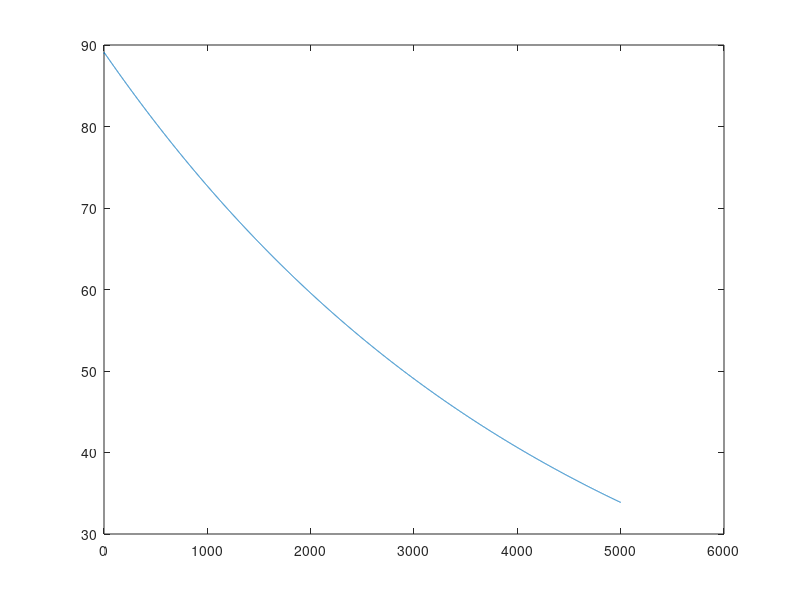

Recreate this plot in MATLAB.
% A prototype for using iterative gradient descent to find the rotation and
% translation that minimizes the squared error as proposed by
%    "Wheeler, M. D., and K. Ikeuchi. "Iterative estimation of rotation and
%    translation using the quaternion: School of Computer Science."
%    (1995)".

close all; clear variables; clc;
rng(42);

%%Translation Vector and Rotation Matrix
t = [3, 4, 7];
TrMat = eye(4);
TrMat(1:3, end) = t';
% RMat = makehgtform('xrotate',pi/16,'yrotate',pi/12, 'zrotate', pi/8);
RMat = [+0.892399100832523, -0.369643810614386, +0.258819045102521, 0;
        +0.421979810690146, +0.886804577034556, -0.188442780494429, 0;
        -0.159865206355897, +0.277382579526975, +0.947365832385646, 0;
        +0,                 +0,                 +0,                 1;];

%%Model Points: each column is a point
X = [
    -1, 2, +3, 1;
    +5, 3, +4, 1;
    -2, 8, +2, 1;
    +7, 9, -1, 1 ]';
N = size(X, 2);

%% Transformation Matrix 1, should result in a Transformation Matrix that is the Identity
% M = eye(4);

%% Transformation Matrix 2, P is translated w.r.t. X with t.
% M = TrMat;

%% Transformation Matrix 3, P is rotated w.r.t. X with R
% M = RMat;

%% Transformation Matrix 4, P is rotated with R, and translated with T, w.r.t. X.
M = TrMat * RMat;

%% Compute the scale of the data
compute_scale = @(data) max(max(data(1:end -1, :), [], 2) - min(data(1:end -1, :), [], 2));
scale = compute_scale(X);

%% Compute Static Points
noise_vector = @(dimension, scale) [((rand(dimension, 1) * 2) - 1) * scale; 0];

P = nan(size(X));
for i = 1:size(X, 1)
    P(:, i) = M * X(:,i) + noise_vector(3, 0.001);    
end

%% Configuration
max_iterations = 5000;
learning_rate = 0.001;

%% Anonymous Functions
has_converged = @(error, iteration) error <= 0.00001 || iteration > max_iterations;

Ru_aux = @(u, v, w, s)...  
[
    s * s + u * u - v * v - w * w,  2 * (u * v - s * w),            2 * (u * w + s * v),            0;
    2 * (u * v + s * w),            s * s - u * u + v * v - w * w,  2 * (v * w - s * u),            0;
    2 * (u * w - s * v),            2 * (v * w + s * u),            s * s - u * u - v * v + w * w,  0;
    0,                              0,                              0,                              1;
];
Ru = @(q) Ru_aux(q(1), q(2), q(3), q(4));
R = @(q) 1 / dot(q, q) * Ru(q);

Xc = @(x, q) R(q) * x;

homogeneous_cross = @(a, b) [cross(a(1:3), b(1:3)); 0];

quaternion_multiplication_aux = @(u1, s1, u2, s2) [(s1 * u2 + s2 * u1 + cross(u1, u2)); s1 * s2 - dot(u1, u2)];
quaternion_multiplication = @(q1, q2) quaternion_multiplication_aux(q1(1:3), q1(4), q2(1:3), q2(4));

compute_local_error = @(t, xc, p) dot((xc + t - p), (xc + t - p));

%% Partial Derivatices
partialToT = @(t, xc, p) +2 * (xc + t - p);
partialToR = @(t, xc, p) -4 * homogeneous_cross(xc, t - p);

%% Initialization
t_current = [0, 0, 0, 0]';
q_current = [0, 0, 0, 1]';

M_actual = eye(4);

XC = nan(size(X));

iteration = 1;

errors = nan(max_iterations + 1,1);

%% Iteration
while 1
    t_previous = t_current;
    q_previous = q_current;
    
    %Premultiply the model points
    for i = 1:size(X, 1)
        XC(:, i) = Xc(X(:, i), q_current);
    end
    XC(end, :) = ones(1, size(XC, 2));
    
    % Compute Error
    error = 0;
    for i = 1:size(X, 2)
        error = error + compute_local_error(t_current, XC(:, i), P(:,i));
    end
    error = 1/N * error;
    errors(iteration) = error;
    
    % Check for convergence
    if(has_converged(error, iteration)) 
        break;
    end
    
    % Compute the gradient of the error w.r.t. to t and q
    t_change = [0, 0, 0, 0]';
    q_change = [0, 0, 0, 0]';
    for i = 1:size(X, 2)
        t_change = t_change + partialToT(t_current, XC(:, i), P(:,i));
        q_change = q_change + partialToR(t_current, XC(:, i), P(:,i));
    end
    t_change = (1 / (2 * N)) * t_change;
    q_change = (1 / (2 * N)) * q_change;
    
    q_change(4) = 1;
    
    % Normalize the effect of scale on gradient directions
    t_change = t_change / scale;
    q_change = q_change / (scale * scale);
    
    % Update t_current and T_actual
    t_current = t_previous - learning_rate * t_change;
    T_actual = eye(4);
    T_actual(:, end) = t_current;
    
    % Update q_current and R_actual
    q_current = [-1 * learning_rate * q_change(1:3) ; 1];
    R_actual = R(q_current);
    
    % Update M_actual
    M_actual = T_actual * R_actual;
    
    % Update iteration count
    iteration = iteration + 1;
end

plot(1:(max_iterations + 1), errors);
